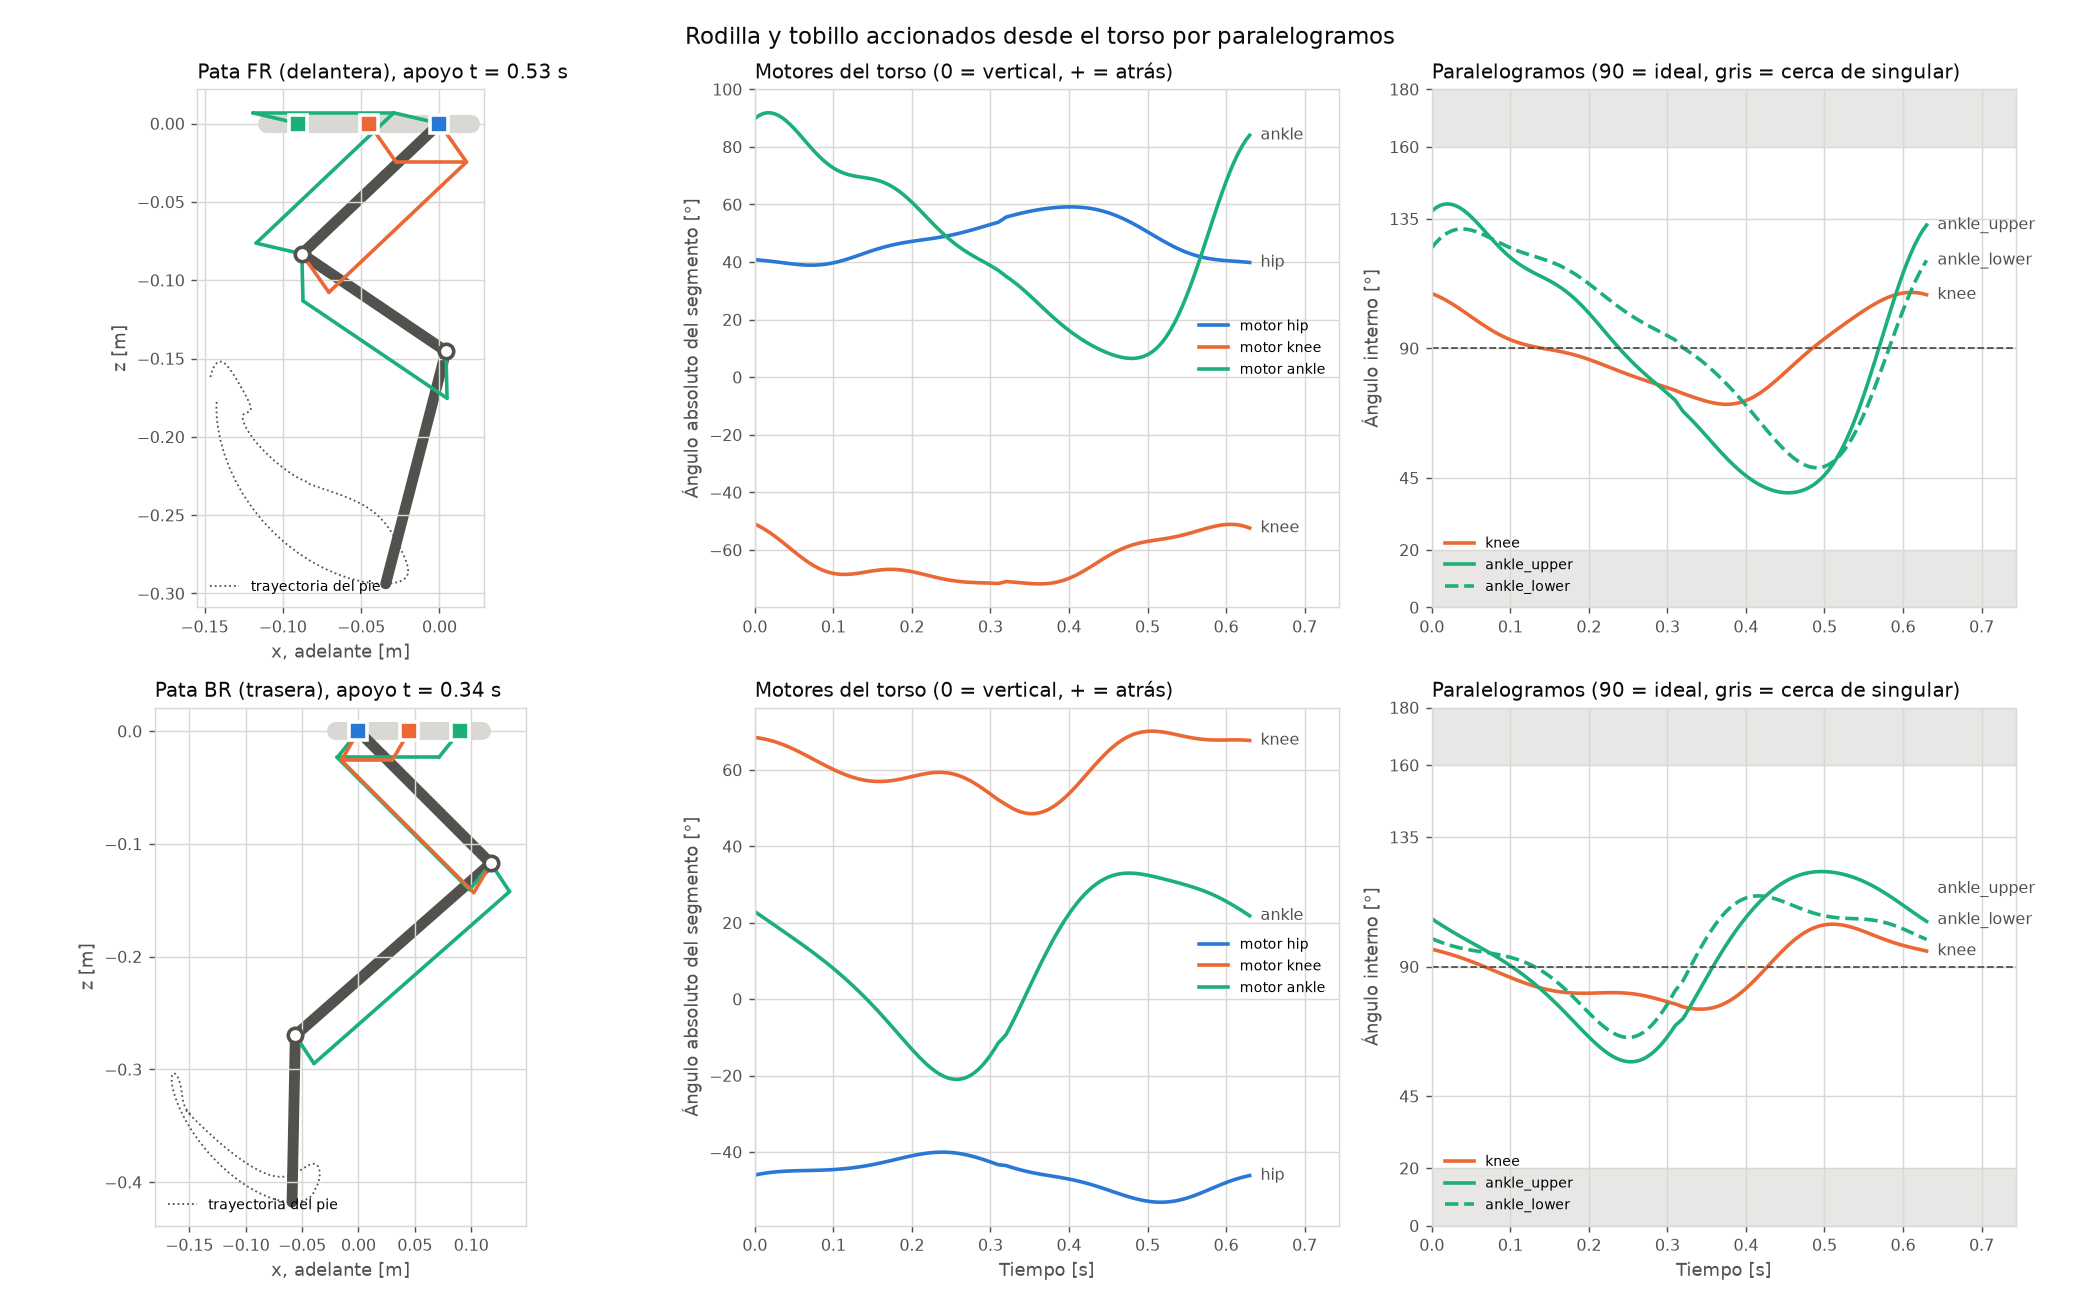

Here is the Python script that generated this plot:
"""Transmision por paralelogramos: rodilla y tobillo movidos desde el torso.

La cadera sigue en accionamiento directo. La rodilla se mueve con un
paralelogramo como el del mecanismo de referencia: manivela en el eje de la
cadera -> biela paralela al muslo -> palanca fija a la tibia. El tobillo usa dos
en serie: manivela en el eje de la cadera -> biela paralela al muslo ->
balancin libre en el eje de la rodilla -> biela paralela a la tibia -> palanca
fija al metatarso. Si el motor no es coaxial con la cadera (motores en fila
dentro del torso), otro paralelogramo horizontal lleva su giro a la manivela.

Un paralelogramo copia orientaciones, asi que cada motor del torso fija la
orientacion ABSOLUTA (respecto al torso) de su segmento:

    m_hip   = hip                   (muslo)
    m_knee  = hip - knee            (tibia)
    m_ankle = hip - knee + ankle    (metatarso)

Convencion: la de senecabot_loco.xml, que es la de las columnas *_joint del
CSV (qpos de MuJoCo en grados). Cabeceo alrededor de +y del torso, 0 =
segmento colgando vertical, positivo = el segmento rota hacia atras. La
rodilla tiene eje -y en el modelo, por eso entra con signo menos.
"""

from pathlib import Path

import matplotlib.pyplot as plt
import numpy as np
import pandas as pd

# Solo se lee: el ciclo de marcha vive en la carpeta servos/.
CSV_PATH = Path(__file__).resolve().parent.parent / "servos" / "leg_actuator_angles_one_cycle.csv"
OUT_CSV = Path(__file__).with_name("leg_motor_angles_one_cycle.csv")
OUT_PNG = Path(__file__).with_name("leg_transmission.png")
LEGS = ["fr", "fl", "br", "bl"]
JOINTS = ["hip", "knee", "ankle"]
STAGES = ["knee", "ankle_upper", "ankle_lower"]

# Muslo, tibia, metatarso [m] (iguales a senecabot_loco.xml).
SEGMENT_LENGTHS = {"front": (0.121, 0.111, 0.1534), "rear": (0.166, 0.231, 0.148)}
# Solo para el dibujo: largo de manivelas/palancas y separacion entre ejes de
# motor en el torso (todos a la altura de la cadera).
CRANK_LENGTH = 0.03
MOTOR_SPACING = 0.045
# Mismo suavizado elegido en servos/plot_one_cycle.py, para las velocidades pico.
SMOOTH_HARMONICS = 4

COLORS = {"hip": "#2a78d6", "knee": "#eb6834", "ankle": "#1baf7a"}
INK = "#0b0b0b"
INK_MUTED = "#52514e"
GRID = "#d9d8d4"


def fourier_velocity(x, dt, n_harmonics):
    """Derivada de una senal periodica (un ciclo exacto) tras un pasa-bajos de Fourier.

    Mismo filtro que fourier_smooth de servos/plot_one_cycle.py: conserva el
    armonico 0 y los primeros n_harmonics.
    """
    n = len(x)
    spectrum = np.fft.rfft(x)
    spectrum[n_harmonics + 1:] = 0
    omega = 2 * np.pi * np.fft.rfftfreq(n, d=dt)
    return np.fft.irfft(1j * omega * spectrum, n)


def leg_lengths(leg):
    return SEGMENT_LENGTHS["front" if leg.startswith("f") else "rear"]


def joint_to_motor(hip, knee, ankle):
    """Angulos articulares -> angulos de los motores del torso (orientacion absoluta de cada segmento)."""
    return hip, hip - knee, hip - knee + ankle


def motor_to_joint(m_hip, m_knee, m_ankle):
    """Inversa de joint_to_motor."""
    return m_hip, m_hip - m_knee, m_ankle - m_knee


def joint_to_motor_torque(tau_hip, tau_knee, tau_ankle):
    """Torques articulares (ejes del modelo MuJoCo) -> torque que debe dar cada motor.

    Trabajo virtual: tau_m = M^-T tau_q, con M la matriz de joint_to_motor. Los
    motores de rodilla y tobillo reaccionan contra el torso y no contra el
    segmento anterior, asi que la carga se reparte distinto que en
    accionamiento directo.
    """
    return tau_hip + tau_knee, -tau_knee - tau_ankle, tau_ankle


def stage_variables(hip, knee, ankle):
    """Parte variable del angulo interno de cada paralelogramo de la pata.

    Angulo interno = variable + offset constante de la palanca respecto a su
    segmento. 90 = transmision ideal; 0/180 = el paralelogramo se aplana
    (singular: puede invertirse y perder el control del segmento).
      knee        : muslo vs palanca de la tibia
      ankle_upper : muslo vs brazo superior del balancin de rodilla
      ankle_lower : tibia vs palanca del metatarso
    """
    return {"knee": -knee, "ankle_upper": ankle - knee, "ankle_lower": ankle}


def centered_offset(variable):
    """Offset de palanca [deg] que centra el angulo interno en +-90 sobre el ciclo.

    De las dos soluciones (separadas 180) devuelve la de |offset| <= 90: la
    palanca apunta hacia el lado del segmento que la lleva, como en el
    mecanismo de referencia (palanca por debajo de la rodilla).
    """
    mid = (np.max(variable) + np.min(variable)) / 2
    return (180 - mid) % 180 - 90


def stage_angles(hip, knee, ankle, offsets):
    """Angulo interno [deg, 0-180] de cada paralelogramo: angulo entre sus dos pares de lados."""
    variables = stage_variables(hip, knee, ankle)
    return {s: np.mod(variables[s] + offsets[s], 180) for s in STAGES}


def singularity_margin(stage_angle):
    """Distancia minima [deg] del angulo interno a 0/180."""
    folded = np.mod(stage_angle, 180)
    return float(np.min(np.minimum(folded, 180 - folded)))


def _direction(phi_deg):
    # Direccion de un segmento en el plano sagital (x adelante, z arriba).
    phi = np.radians(phi_deg)
    return np.stack([-np.sin(phi), -np.cos(phi)], axis=-1)


def leg_points(leg, hip, knee, ankle):
    """Rodilla, tobillo y pie en el plano sagital [m], con la cadera en el origen."""
    l1, l2, l3 = leg_lengths(leg)
    m_hip, m_knee, m_ankle = joint_to_motor(hip, knee, ankle)
    p_knee = l1 * _direction(m_hip)
    p_ankle = p_knee + l2 * _direction(m_knee)
    p_foot = p_ankle + l3 * _direction(m_ankle)
    return p_knee, p_ankle, p_foot


def motor_table(df):
    """Angulos de motor de las 4 patas, mismo formato de tiempo que el CSV de entrada."""
    out = pd.DataFrame({"time_s": df["time_s"]})
    for leg in LEGS:
        motors = joint_to_motor(*(df[f"{leg}_{j}_joint"].to_numpy() for j in JOINTS))
        for joint, values in zip(JOINTS, motors):
            out[f"{leg}_{joint}_motor"] = values
    return out


def leg_summary(df, leg, dt):
    joints = [df[f"{leg}_{j}_joint"].to_numpy() for j in JOINTS]
    motors = joint_to_motor(*joints)
    variables = stage_variables(*joints)
    offsets = {s: centered_offset(v) for s, v in variables.items()}

    def peak_speed(x):
        return float(np.abs(fourier_velocity(x, dt, SMOOTH_HARMONICS)).max())

    lines = [f"Pata {leg.upper()}  (L = {leg_lengths(leg)} m)"]
    lines.append(f"  {'motor':8s}{'centro':>8s}{'rango':>8s}{'|vel|max':>10s}   directo: rango |vel|max")
    for joint, m, q in zip(JOINTS, motors, joints):
        lines.append(
            f"  {joint:8s}{(m.max() + m.min()) / 2:8.1f}{np.ptp(m):8.1f}{peak_speed(m):10.0f}"
            f"   {np.ptp(q):14.1f}{peak_speed(q):9.0f}"
        )
    lines.append(f"  {'paralelogramo':14s}{'offset':>8s}{'angulo interno':>18s}{'margen':>8s}")
    for stage, angle in stage_angles(*joints, offsets).items():
        lines.append(
            f"  {stage:14s}{offsets[stage]:8.1f}{angle.min():9.1f} a {angle.max():6.1f}"
            f"{singularity_margin(angle):8.1f}"
        )
    return "\n".join(lines), offsets


def draw_mechanism(ax, leg, hip, knee, ankle, offsets, r=CRANK_LENGTH):
    m_hip, m_knee, m_ankle = joint_to_motor(hip, knee, ankle)
    p_hip = np.zeros(2)
    p_knee, p_ankle, p_foot = leg_points(leg, hip, knee, ankle)
    # Cada manivela y su palanca/brazo opuesto son paralelos (paralelogramo).
    u_knee = r * _direction(m_knee + offsets["knee"])
    u_upper = r * _direction(m_ankle + offsets["ankle_upper"])
    u_lower = r * _direction(m_ankle + offsets["ankle_lower"])
    # Motores en fila a la altura de la cadera, hacia el centro del cuerpo.
    inward = -1 if leg.startswith("f") else 1
    motor_knee = np.array([inward * MOTOR_SPACING, 0.0])
    motor_ankle = np.array([inward * 2 * MOTOR_SPACING, 0.0])

    def bar(a, b, color, lw, **kw):
        ax.plot([a[0], b[0]], [a[1], b[1]], color=color, linewidth=lw, solid_capstyle="round", **kw)

    bar(motor_ankle + [inward * 0.02, 0], [-inward * 0.02, 0], GRID, 10, zorder=0)  # torso
    for a, b in [(p_hip, p_knee), (p_knee, p_ankle), (p_ankle, p_foot)]:
        bar(a, b, INK_MUTED, 6, zorder=1)
    # Rodilla: motor -> manivela en cadera -> biela || muslo -> palanca en tibia.
    for a, b in [(motor_knee, motor_knee + u_knee), (motor_knee + u_knee, u_knee),
                 (p_hip, u_knee), (u_knee, p_knee + u_knee), (p_knee, p_knee + u_knee)]:
        bar(a, b, COLORS["knee"], 2, zorder=3)
    # Tobillo: motor -> manivela en cadera -> biela || muslo -> balancin en
    # rodilla -> biela || tibia -> palanca en metatarso.
    for a, b in [(motor_ankle, motor_ankle + u_upper), (motor_ankle + u_upper, u_upper),
                 (p_hip, u_upper), (u_upper, p_knee + u_upper), (p_knee, p_knee + u_upper),
                 (p_knee, p_knee + u_lower), (p_knee + u_lower, p_ankle + u_lower),
                 (p_ankle, p_ankle + u_lower)]:
        bar(a, b, COLORS["ankle"], 2, zorder=2)
    for point, color in [(p_hip, COLORS["hip"]), (motor_knee, COLORS["knee"]), (motor_ankle, COLORS["ankle"])]:
        ax.plot(*point, "s", color=color, markersize=10, markeredgecolor="white", markeredgewidth=2, zorder=4)
    for point in (p_knee, p_ankle):
        ax.plot(*point, "o", color="white", markersize=8, markeredgecolor=INK_MUTED, markeredgewidth=2, zorder=4)


def _style_axis(ax, title):
    ax.set_title(title, color=INK, fontsize=11, loc="left")
    ax.grid(True, color=GRID, linewidth=0.8)
    ax.tick_params(colors=INK_MUTED, labelsize=9)
    for spine in ax.spines.values():
        spine.set_color(GRID)


def _direct_labels(ax, t, ends, min_gap_frac=0.06):
    """Etiqueta cada serie al final de su curva, separando las que quedan encimadas."""
    lo, hi = ax.get_ylim()
    min_gap = min_gap_frac * (hi - lo)
    placed = []
    for y, text in sorted(ends):
        if placed and y - placed[-1][0] < min_gap:
            y = placed[-1][0] + min_gap
        placed.append((y, text))
    for y, text in placed:
        ax.annotate(text, (t[-1], y), xytext=(6, 0), textcoords="offset points",
                    va="center", fontsize=9, color=INK_MUTED)


def build_figure(df, offsets_by_leg):
    t = df["time_s"].to_numpy()
    fig, axs = plt.subplots(2, 3, figsize=(16, 10), gridspec_kw={"width_ratios": [1.1, 1, 1]})
    for row, leg in enumerate(["fr", "br"]):
        joints = [df[f"{leg}_{j}_joint"].to_numpy() for j in JOINTS]
        motors = joint_to_motor(*joints)
        offsets = offsets_by_leg[leg]
        name = "delantera" if leg.startswith("f") else "trasera"

        ax = axs[row, 0]
        foot = leg_points(leg, *joints)[2]
        frame = int(np.argmin(foot[:, 1]))  # pose de apoyo: pie en su punto mas bajo
        ax.plot(foot[:, 0], foot[:, 1], color=INK_MUTED, linewidth=1, linestyle=":", label="trayectoria del pie")
        draw_mechanism(ax, leg, *(q[frame] for q in joints), offsets)
        ax.set_aspect("equal")
        ax.set_xlabel("x, adelante [m]", color=INK_MUTED)
        ax.set_ylabel("z [m]", color=INK_MUTED)
        ax.legend(loc="lower left", fontsize=8, frameon=False)
        _style_axis(ax, f"Pata {leg.upper()} ({name}), apoyo t = {t[frame]:.2f} s")

        ax = axs[row, 1]
        for joint, m in zip(JOINTS, motors):
            ax.plot(t, m, color=COLORS[joint], linewidth=2, label=f"motor {joint}")
        _direct_labels(ax, t, [(m[-1], joint) for joint, m in zip(JOINTS, motors)])
        ax.set_ylabel("Ángulo absoluto del segmento [°]", color=INK_MUTED)
        ax.legend(loc="best", fontsize=8, frameon=False)
        _style_axis(ax, "Motores del torso (0 = vertical, + = atrás)")

        ax = axs[row, 2]
        styles = {"knee": (COLORS["knee"], "-"), "ankle_upper": (COLORS["ankle"], "-"),
                  "ankle_lower": (COLORS["ankle"], "--")}
        angles = stage_angles(*joints, offsets)
        for stage, angle in angles.items():
            color, ls = styles[stage]
            ax.plot(t, angle, color=color, linestyle=ls, linewidth=2, label=stage)
        ax.axhline(90, color=INK_MUTED, linewidth=1, linestyle="--")
        for lo, hi in [(-90, 20), (160, 270)]:
            ax.axhspan(lo, hi, color=GRID, alpha=0.6, linewidth=0)
        ax.set_ylim(0, 180)
        _direct_labels(ax, t, [(a[-1], stage) for stage, a in angles.items()])
        ax.set_yticks([0, 20, 45, 90, 135, 160, 180])
        ax.set_ylabel("Ángulo interno [°]", color=INK_MUTED)
        ax.legend(loc="lower left", fontsize=8, frameon=False)
        _style_axis(ax, "Paralelogramos (90 = ideal, gris = cerca de singular)")
    for ax in axs[:, 1:].flat:
        ax.set_xlim(t[0], t[-1] * 1.18)
    for ax in axs[1, 1:]:
        ax.set_xlabel("Tiempo [s]", color=INK_MUTED)
    fig.suptitle("Rodilla y tobillo accionados desde el torso por paralelogramos", color=INK, fontsize=13)
    fig.tight_layout()
    return fig


def main():
    df = pd.read_csv(CSV_PATH)
    dt = float(np.median(np.diff(df["time_s"].to_numpy())))
    offsets_by_leg = {}
    for leg in LEGS:
        text, offsets_by_leg[leg] = leg_summary(df, leg, dt)
        print(text, end="\n\n")
    motor_table(df).to_csv(OUT_CSV, index=False, float_format="%.4f")
    print(f"Guardado: {OUT_CSV.name}")
    fig = build_figure(df, offsets_by_leg)
    fig.savefig(OUT_PNG, dpi=130)
    print(f"Guardado: {OUT_PNG.name}")
    plt.show()


if __name__ == "__main__":
    main()
